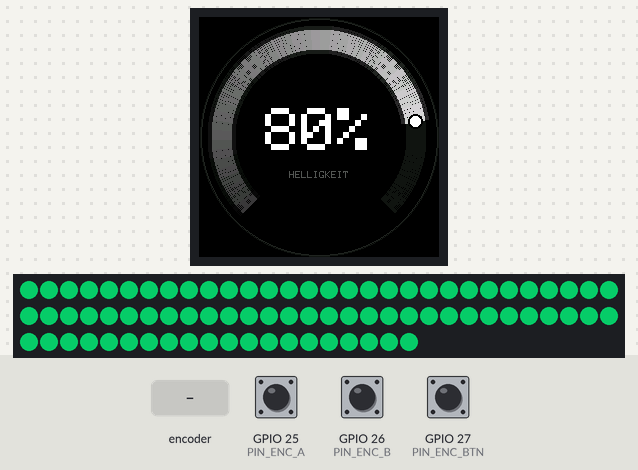
Bench run of a sketch on a simulated ESP32. On the bench: 240×240 colour display, 80 RGB LEDs in strip order, left to right, continuing on the next row. The test bench sets the inputs (shaded band); at power-on: GPIO 27 (PIN_ENC_BTN) HIGH, GPIO 25 (PIN_ENC_A) HIGH, GPIO 26 (PIN_ENC_B) HIGH. Dim RGB values are drawn brighter than linear.

Above: at 1.5 s.
1.6 s: rotary encoder on GPIO 25 (PIN_ENC_A) / GPIO 26 (PIN_ENC_B) turned 3 steps (first pin leading)
At 3.3 s:
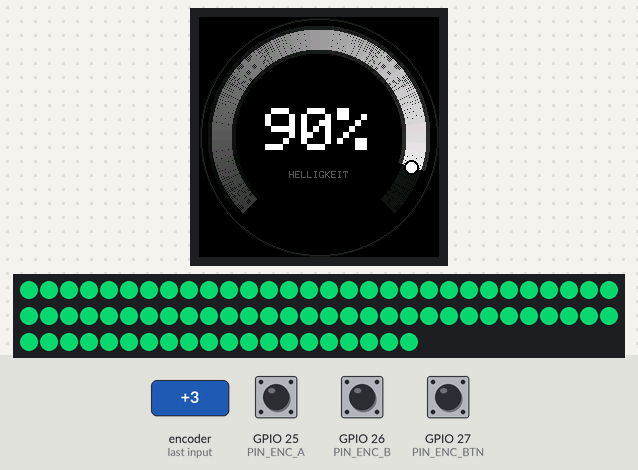
3.7 s: GPIO 27 (PIN_ENC_BTN) pulled LOW for 0.15 s
At 4.8 s:
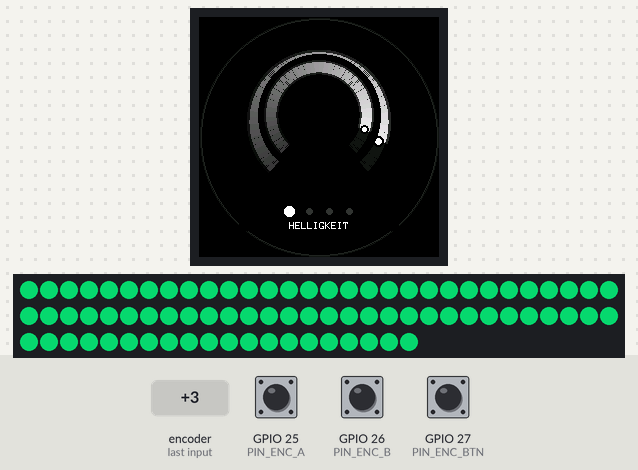
5.6 s: GPIO 27 (PIN_ENC_BTN) pulled LOW for 1 s
At 5.9 s:
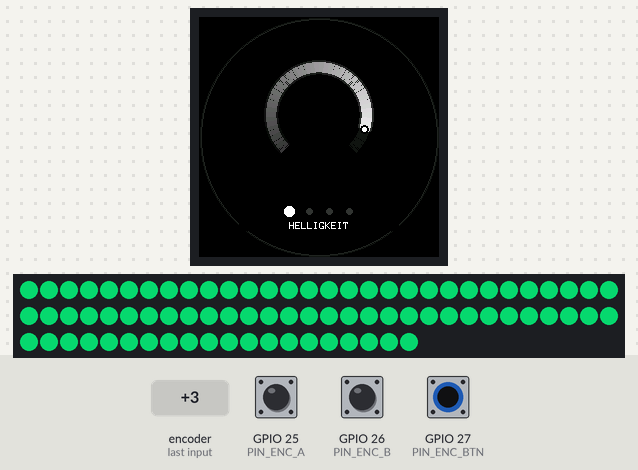
8.1 s: rotary encoder on GPIO 25 (PIN_ENC_A) / GPIO 26 (PIN_ENC_B) turned 3 steps (first pin leading)
At 9.8 s:
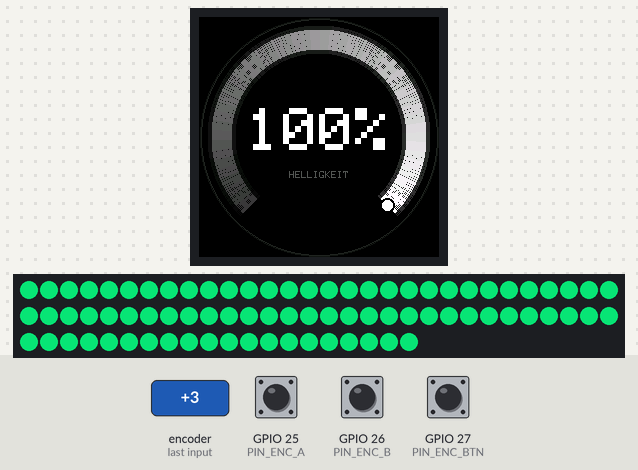
10.2 s: GPIO 27 (PIN_ENC_BTN) pulled LOW for 0.15 s
At 11.7 s:
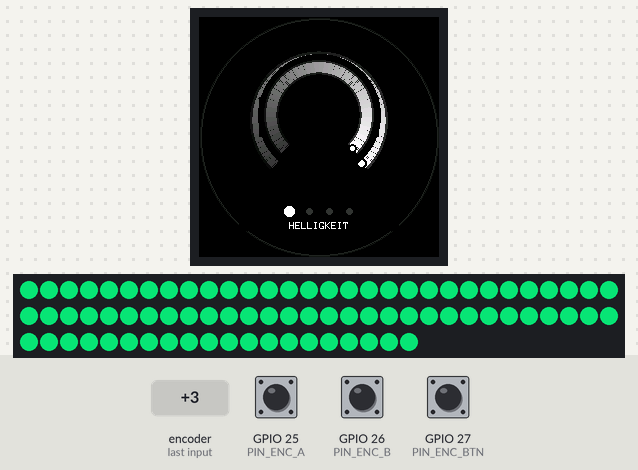
12.1 s: rotary encoder on GPIO 25 (PIN_ENC_A) / GPIO 26 (PIN_ENC_B) turned 1 step (first pin leading)
At 12.21 s:
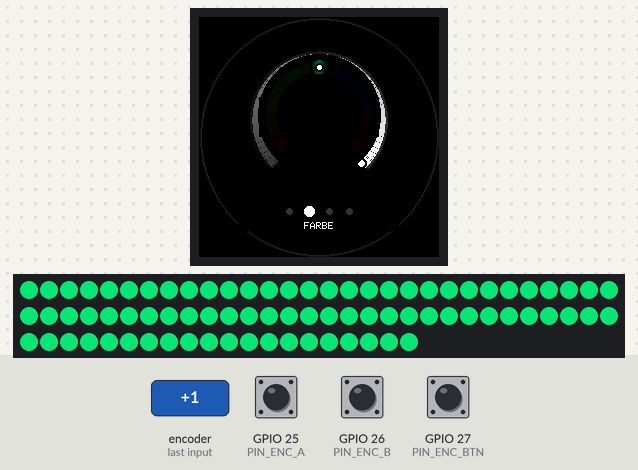
Timing chart, 0 to 14.8 s (numbered marks = the images above; inputs shaded):
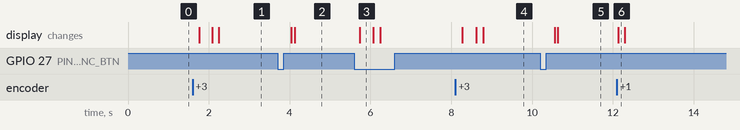

The sketch:

SmartDial.ino
```cpp
/*
 * SmartDial – ESP32 Lamp Controller
 * Hardware: ESP32 + GC9A01 240x240 + WS2812B + Rotary Encoder
 * Libs: Arduino_GFX_Library, FastLED
 */

#include <Arduino_GFX_Library.h>
#include <FastLED.h>
#include <math.h>

// ── Pins ────────────────────────────────────────────────────────────────────
#define PIN_LED       13
#define NUM_LEDS      80
#define PIN_TFT_DC     4
#define PIN_TFT_CS    17
#define PIN_TFT_SCK   18
#define PIN_TFT_MOSI  23
#define PIN_TFT_RST   16
#define PIN_ENC_A     25
#define PIN_ENC_B     26
#define PIN_ENC_BTN   27

// ── Display ──────────────────────────────────────────────────────────────────
Arduino_DataBus *bus = new Arduino_HWSPI(PIN_TFT_DC, PIN_TFT_CS, PIN_TFT_SCK, PIN_TFT_MOSI);
Arduino_GFX    *gfx = new Arduino_GC9A01(bus, PIN_TFT_RST, 0, true);

#define CX  120
#define CY  120

// ── LEDs ─────────────────────────────────────────────────────────────────────
CRGB leds[NUM_LEDS];

// ── Parameter ────────────────────────────────────────────────────────────────
struct Param {
  int       val;
  const int lo, hi, step;
  const bool wraps;
  const char *label;
};

// Index: 0=Helligkeit, 1=Farbe(Hue), 2=Saettigung, 3=Effekt
Param params[] = {
  {  80,   0, 100, 1, false, "HELLIGKEIT" },
  { 128,   0, 255, 3, true,  "FARBE"      },
  { 220,   0, 255, 3, false, "SAETTIGUNG" },
  {   0,   0,   3, 1, true,  "EFFEKT"     },
};
const int P_BRI = 0, P_HUE = 1, P_SAT = 2, P_EFF = 3, P_CNT = 4;
const char *effNames[] = { "STATIC", "PULS", "FLOW", "RAINBOW" };

// ── UI-State ─────────────────────────────────────────────────────────────────
enum State : uint8_t { DETAIL, ZOOM_OUT, MENU, ZOOM_IN };
State state     = DETAIL;
int   active    = P_BRI;   // aktuell bearbeiteter Parameter
int   cursor    = P_BRI;   // Menü-Auswahl
bool  needDraw  = true;

// Zoom-Animation
float         scale     = 1.0f;
float         menuAlpha = 0.0f;   // 0=Detail, 1=Menü
unsigned long animT0    = 0;
const float   SCALE_MIN = 0.49f;
const float   MENU_DY   = 22.0f;  // Dial-Shift nach oben im Menü
const int     ANIM_MS   = 300;

// ── Encoder ISR ──────────────────────────────────────────────────────────────
portMUX_TYPE    mux   = portMUX_INITIALIZER_UNLOCKED;
volatile int    encD  = 0;
volatile byte   lastAB = 0;

void IRAM_ATTR encISR() {
  byte a = digitalRead(PIN_ENC_A), b = digitalRead(PIN_ENC_B);
  byte ab = (a << 1) | b, sm = (lastAB << 2) | ab;
  if (sm==0b1101||sm==0b0100||sm==0b0010||sm==0b1011) { portENTER_CRITICAL_ISR(&mux); encD++; portEXIT_CRITICAL_ISR(&mux); }
  if (sm==0b1110||sm==0b0111||sm==0b0001||sm==0b1000) { portENTER_CRITICAL_ISR(&mux); encD--; portEXIT_CRITICAL_ISR(&mux); }
  lastAB = ab;
}

// ── Button (fallende Flanke, 15ms Debounce) ───────────────────────────────────
struct Button {
  int last=HIGH, stable=HIGH;
  bool clicked=false;
  unsigned long t=0;
} btn;

void pollBtn(unsigned long now) {
  int r = digitalRead(PIN_ENC_BTN);
  if (r != btn.last) { btn.t = now; btn.last = r; }
  if (now - btn.t > 15 && r != btn.stable) {
    btn.stable = r;
    if (r == LOW) btn.clicked = true;
  }
}

// ── Farb-Helfer ───────────────────────────────────────────────────────────────
uint16_t rgb565(uint8_t r, uint8_t g, uint8_t b) {
  return ((uint16_t)(r&0xF8)<<8)|((uint16_t)(g&0xFC)<<3)|(b>>3);
}
uint32_t lerpRGB(uint32_t a, uint32_t b, float t) {
  uint8_t ar=a>>16,ag=a>>8,ab_=a, br=b>>16,bg=b>>8,bb_=b;
  return ((uint32_t)(ar+t*(br-ar))<<16)|((uint32_t)(ag+t*(bg-ag))<<8)|(uint8_t)(ab_+t*(bb_-ab_));
}
uint16_t to565(uint32_t c)        { return rgb565(c>>16,c>>8,c); }
uint32_t dim(uint32_t c, float f) { return (uint32_t)((c>>16&0xFF)*f)<<16|(uint32_t)((c>>8&0xFF)*f)<<8|(uint32_t)((c&0xFF)*f); }
uint16_t hsvTo565(uint8_t h, uint8_t s, uint8_t v) { CRGB c; hsv2rgb_rainbow(CHSV(h,s,v),c); return rgb565(c.r,c.g,c.b); }
float ease(float p) { return p<0.5f?2*p*p:1-powf(2-2*p,2)/2; }

// Text zentriert ausgeben
void textC(const char *s, int x, int y, uint8_t sz, uint16_t col) {
  gfx->setTextSize(sz); gfx->setTextColor(col, 0x0000);
  gfx->setTextWrap(false);
  gfx->setCursor(x - strlen(s)*3*sz, y - 4*sz);
  gfx->print(s);
}

// ── Arc ───────────────────────────────────────────────────────────────────────
// Arc-Geometrie: 135° (links-unten) → 405° (rechts-unten) = 270° Sweep
// 0° = 3-Uhr, Uhrzeigersinn
#define A_START 135.0f
#define A_END   405.0f
#define A_SPAN  270.0f
#define A_OUT   107.0f   // äußerer Radius (bei scale=1)
#define A_IN     88.0f   // innerer Radius

void arcLine(float cx, float cy, float ro, float ri, float deg, uint16_t col) {
  float r = deg * DEG_TO_RAD, c = cosf(r), s = sinf(r);
  gfx->drawLine(cx+c*ri, cy+s*ri, cx+c*ro, cy+s*ro, col);
}

void arcGrad(float cx, float cy, float ro, float ri, float a0, float a1, uint32_t ca, uint32_t cb) {
  if (a1 <= a0) return;
  for (float a = a0; a <= a1; a += 0.4f)
    arcLine(cx, cy, ro, ri, a, to565(lerpRGB(ca, cb, (a-a0)/(a1-a0))));
}

void arcSolid(float cx, float cy, float ro, float ri, float a0, float a1, uint16_t col) {
  for (float a = a0; a <= a1; a += 0.4f)
    arcLine(cx, cy, ro, ri, a, col);
}

// Weißer Dot auf dem Arc
void arcDot(float cx, float cy, float ro, float ri, float deg, float sc) {
  float r = deg*DEG_TO_RAD, mid = (ro+ri)*0.5f;
  int x = cx+cosf(r)*mid, y = cy+sinf(r)*mid, dr = max(2,(int)(5*sc));
  gfx->fillCircle(x, y, dr+2, 0x0000);
  gfx->fillCircle(x, y, dr,   0xFFFF);
}

// ── Arc je Parameter ─────────────────────────────────────────────────────────
void drawArcBri(float cx, float cy, float ro, float ri, float sc) {
  float t = params[P_BRI].val / 100.f;
  float ind = A_START + t * A_SPAN;
  uint32_t cEnd = lerpRGB(0x383838, 0xFFFFFF, t);
  arcSolid(cx, cy, ro, ri, A_START, A_END, to565(0x141414));
  if (t > 0.01f) {
    arcGrad(cx, cy, ro+4*sc, ri-4*sc, A_START, ind, dim(0x383838,.2f), dim(cEnd,.2f));
    arcGrad(cx, cy, ro, ri, A_START, ind, 0x383838, cEnd);
  }
  arcDot(cx, cy, ro, ri, ind, sc);
}

void drawArcHue(float cx, float cy, float ro, float ri, float sc) {
  // Dim-Rainbow als Track
  for (float a = A_START; a <= A_END; a += 0.4f)
    arcLine(cx, cy, ro, ri, a, hsvTo565((uint8_t)((a-A_START)/A_SPAN*255), 255, 65));
  // Glow am Indikator
  float t = params[P_HUE].val / 255.f;
  float ind = A_START + t * A_SPAN;
  for (float a = ind-10; a <= ind+10; a += 0.4f) {
    if (a < A_START || a > A_END) continue;
    float dist = fabsf(a-ind)/10.f;
    arcLine(cx, cy, ro+(1-dist)*4*sc, ri-(1-dist)*4*sc, a,
            hsvTo565((uint8_t)((a-A_START)/A_SPAN*255), 255, (uint8_t)(190*(1-dist*dist))));
  }
  arcDot(cx, cy, ro, ri, ind, sc);
}

void drawArcSat(float cx, float cy, float ro, float ri, float sc) {
  uint8_t h = params[P_HUE].val;
  float   t = params[P_SAT].val / 255.f;
  float ind = A_START + t * A_SPAN;
  CRGB viv; hsv2rgb_rainbow(CHSV(h,255,200), viv);
  uint32_t vCol = (uint32_t)viv.r<<16|(uint32_t)viv.g<<8|viv.b;
  uint32_t cEnd = lerpRGB(0x484848, vCol, t);
  arcSolid(cx, cy, ro, ri, A_START, A_END, to565(0x141414));
  if (t > 0.01f) {
    arcGrad(cx, cy, ro+4*sc, ri-4*sc, A_START, ind, dim(0x484848,.2f), dim(cEnd,.2f));
    arcGrad(cx, cy, ro, ri, A_START, ind, 0x484848, vCol);
  }
  arcDot(cx, cy, ro, ri, ind, sc);
}

void drawArcEff(float cx, float cy, float ro, float ri, float sc) {
  const uint32_t cols[4] = { 0xEEEEEE, 0x2255FF, 0x22DD77, 0xFF5511 };
  int sel = params[P_EFF].val;
  float zw = (A_SPAN - 6.f) / 4.f;   // Zone-Breite (66°), 1.5° Lücke
  for (int i = 0; i < 4; i++) {
    float a0 = A_START + i*(zw+1.5f), a1 = a0+zw;
    arcSolid(cx, cy, ro, ri, a0, a1, to565(i==sel ? cols[i] : dim(cols[i],.12f)));
    if (i == sel)
      arcSolid(cx, cy, ro+4*sc, ri-4*sc, a0, a1, to565(dim(cols[i],.22f)));
  }
  float ind = A_START + sel*(zw+1.5f) + zw*0.5f;
  arcDot(cx, cy, ro, ri, ind, sc);
}

// ── Dial-Mitte ────────────────────────────────────────────────────────────────
void drawCenter(int p, float sc, float cx, float cy) {
  if (sc < 0.55f) return;
  uint8_t h = params[P_HUE].val, s = params[P_SAT].val;
  uint8_t bv = map(params[P_BRI].val, 0, 100, 0, 220);

  if (p == P_BRI) {
    char buf[6]; sprintf(buf, "%d%%", params[P_BRI].val);
    textC(buf, cx, cy-5*sc, sc>=0.9f?6:5, 0xFFFF);
    textC("HELLIGKEIT", cx, cy+38*sc, 1, rgb565(85,85,85));

  } else if (p == P_HUE || p == P_SAT) {
    // Farbvorschau-Kreis
    int sr = 30*sc;
    gfx->fillCircle(cx, cy-6*sc, sr,   hsvTo565(h, s, max(150,bv)));
    gfx->drawCircle(cx, cy-6*sc, sr,   rgb565(45,45,45));
    textC(p==P_HUE?"FARBE":"SAETTIGUNG", cx, cy+38*sc, 1, rgb565(85,85,85));

  } else {  // P_EFF
    textC(effNames[params[P_EFF].val], cx, cy-5*sc, sc>=0.9f?3:2, 0xFFFF);
    textC("EFFEKT", cx, cy+38*sc, 1, rgb565(85,85,85));
  }
}

// ── Dial gesamt ───────────────────────────────────────────────────────────────
void drawDial(int p, float sc, float cx, float cy) {
  float ro = A_OUT*sc, ri = A_IN*sc;
  switch (p) {
    case P_BRI: drawArcBri(cx,cy,ro,ri,sc); break;
    case P_HUE: drawArcHue(cx,cy,ro,ri,sc); break;
    case P_SAT: drawArcSat(cx,cy,ro,ri,sc); break;
    case P_EFF: drawArcEff(cx,cy,ro,ri,sc); break;
  }
  drawCenter(p, sc, cx, cy);
}

// ── Menü-Dots + Label ────────────────────────────────────────────────────────
void drawMenu() {
  if (menuAlpha < 0.04f) return;
  const int dy = CY+74, gap = 20, x0 = CX-(P_CNT-1)*gap/2;
  for (int i = 0; i < P_CNT; i++) {
    int x = x0+i*gap;
    gfx->fillCircle(x, dy, 7, 0x0000);
    if (i==cursor) gfx->fillCircle(x, dy, 5, 0xFFFF);
    else           gfx->fillCircle(x, dy, 3, rgb565(55,55,55));
  }
  gfx->fillRect(CX-80, dy+8, 160, 12, 0x0000);
  textC(params[cursor].label, CX, dy+15, 1, 0xFFFF);
}

// ── Frame ────────────────────────────────────────────────────────────────────
void renderFrame() {
  bool anim  = (state==ZOOM_OUT || state==ZOOM_IN);
  float dialCY = CY - MENU_DY*menuAlpha;
  int   displayP = (state==DETAIL && menuAlpha<0.05f) ? active : cursor;

  if (anim) {
    // Voller Clear bei Zoom (Radius ändert sich)
    gfx->fillScreen(0x0000);
    gfx->drawCircle(CX,CY,118, rgb565(38,38,38));
    gfx->drawCircle(CX,CY,119, rgb565(22,22,22));
  } else {
    // Nur Dial-Area löschen (Außenring bleibt)
    // clearR = A_OUT*scale+9 < 118 (Außenring-Radius) immer ✓
    gfx->fillCircle(CX, dialCY, A_OUT*scale+9, 0x0000);
  }

  drawDial(displayP, scale, CX, dialCY);
  drawMenu();
}

// ── LEDs ─────────────────────────────────────────────────────────────────────
static uint8_t effHue = 0;
static float   breath = 0;

void updateLEDs() {
  uint8_t bri = map(params[P_BRI].val, 0, 100, 0, 255);
  uint8_t hue = params[P_HUE].val;
  uint8_t sat = params[P_SAT].val;
  switch (params[P_EFF].val) {
    case 0: fill_solid(leds, NUM_LEDS, CHSV(hue,sat,bri)); FastLED.setBrightness(255); break;
    case 1: breath+=0.06f; fill_solid(leds,NUM_LEDS,CHSV(hue,sat,(uint8_t)(bri*(0.25f+0.75f*(sinf(breath)*0.5f+0.5f))))); FastLED.setBrightness(255); break;
    case 2: effHue++; for(int i=0;i<NUM_LEDS;i++) leds[i]=CHSV(hue+effHue+i*4,sat,bri); FastLED.setBrightness(255); break;
    case 3: effHue++; fill_rainbow(leds,NUM_LEDS,effHue,256/NUM_LEDS); FastLED.setBrightness(bri); break;
  }
  FastLED.show();
}

// ── Setup ────────────────────────────────────────────────────────────────────
void setup() {
  Serial.begin(115200);
  gfx->begin(80000000);          // 80 MHz SPI – bei Problemen auf 40000000 reduzieren
  gfx->fillScreen(0x0000);
  gfx->drawCircle(CX,CY,118, rgb565(38,38,38));
  gfx->drawCircle(CX,CY,119, rgb565(22,22,22));

  pinMode(PIN_ENC_A,   INPUT_PULLUP);
  pinMode(PIN_ENC_B,   INPUT_PULLUP);
  pinMode(PIN_ENC_BTN, INPUT_PULLUP);
  attachInterrupt(digitalPinToInterrupt(PIN_ENC_A), encISR, CHANGE);
  attachInterrupt(digitalPinToInterrupt(PIN_ENC_B), encISR, CHANGE);

  FastLED.addLeds<WS2812B, PIN_LED, GRB>(leds, NUM_LEDS);
  FastLED.setMaxPowerInVoltsAndMilliamps(5, 3000);
  updateLEDs();
  renderFrame();
}

// ── Loop ─────────────────────────────────────────────────────────────────────
unsigned long lastEff = 0;

void loop() {
  unsigned long now = millis();

  // Button
  pollBtn(now);
  if (btn.clicked) {
    btn.clicked = false;
    if      (state==DETAIL) { cursor=active; state=ZOOM_OUT; animT0=now; }
    else if (state==MENU)   { active=cursor; state=ZOOM_IN;  animT0=now; }
    needDraw = true;
  }

  // Encoder
  int d = 0;
  portENTER_CRITICAL(&mux); d=encD; encD=0; portEXIT_CRITICAL(&mux);
  if (d) {
    if (state==DETAIL) {
      Param &p = params[active];
      if (p.wraps) {
        int r = p.hi-p.lo+1;
        p.val = ((p.val-p.lo+d*p.step)%r+r)%r+p.lo;
      } else {
        p.val = constrain(p.val+d*p.step, p.lo, p.hi);
      }
      updateLEDs();
    } else if (state==MENU) {
      cursor = (cursor+d+P_CNT)%P_CNT;
    }
    needDraw = true;
  }

  // Animation
  if (state==ZOOM_OUT || state==ZOOM_IN) {
    float prog = constrain((float)(now-animT0)/ANIM_MS, 0.f, 1.f);
    float e = ease(prog);
    if (state==ZOOM_OUT) { scale=1.f-(1.f-SCALE_MIN)*e; menuAlpha=e;     if(prog>=1.f) state=MENU; }
    else                 { scale=SCALE_MIN+(1.f-SCALE_MIN)*e; menuAlpha=1.f-e; if(prog>=1.f){state=DETAIL;scale=1.f;menuAlpha=0.f;} }
    needDraw = true;
  }

  // Effekt-LED-Timer
  if (params[P_EFF].val > 0 && now-lastEff >= 30) { lastEff=now; updateLEDs(); }

  // Render
  if (needDraw) { needDraw=false; renderFrame(); }
}
```

Measured:
- after the input at 1.6 s, the display: first changes after 0.16 s (image 1 shows a later state)
- after the input at 3.7 s, the display: first changes after 0.35 s (image 2 shows a later state)
- after the input at 5.6 s, the display: changes after 0.14 s (image 3)
- after the input at 8.1 s, the display: first changes after 0.17 s (image 4 shows a later state)
- after the input at 10.2 s, the display: first changes after 0.36 s (image 5 shows a later state)
- after the input at 12.1 s, the display: changes at once (image 6)
